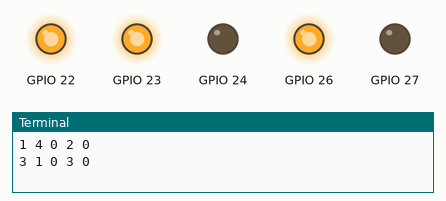
This program was run on a simulated Raspberry Pi (BCM pin numbers). Parts: output pins drawn as LEDs (lit = HIGH), the last lines printed to the terminal. Random numbers come from a fixed seed.

Above: at 0.36 s.
At 4.85 s:
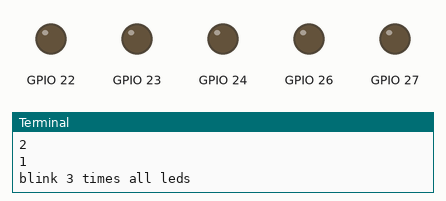
At 11.42 s:
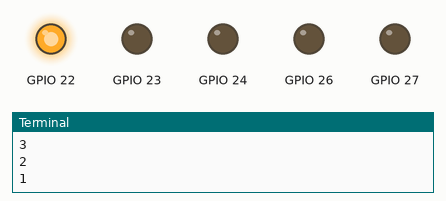
At 20.4 s:
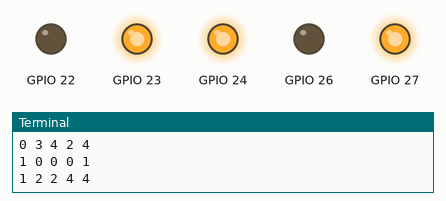
At 29.63 s:
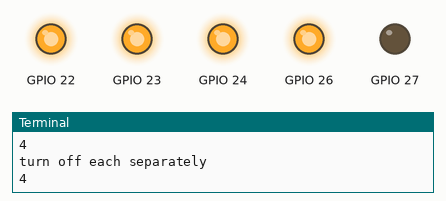
At 38.92 s:
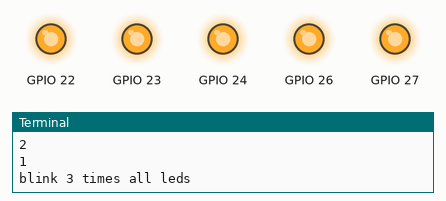
Timing chart, 0 to 40.0 s (numbered marks = the images above):
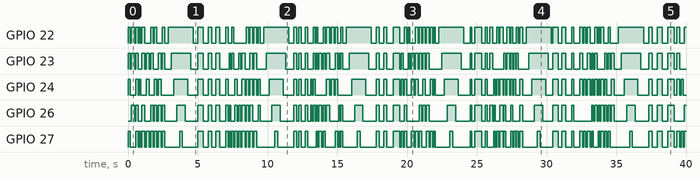

The program:

flashingLedBoard.py
```python
from gpiozero import LEDBoard
from time import sleep
from signal import pause
import random

#leds = LEDBoard(22,23,24,26,27, pwm=True)

ledPins = [22, 23, 24, 26, 27]
leds = LEDBoard(*ledPins)

try:
    while True:
        for x in range(10):
            a = random.randint(0,4)
            b = random.randint(0,4)
            c = random.randint(0,4)
            d = random.randint(0,4)
            e = random.randint(0,4)
            print(a, b, c, d, e)
            leds.on(a, b, c, d, e)
            sleep(random.uniform(0.1, 0.25))
            leds.off(a, b, c, e, d)
            sleep(random.uniform(0.05, 0.1))
        print("end of cycle")
        sleep(0.2)
        print("turn on each separately")
        for x in range(5):
            print(x)
            leds.toggle(x)
            sleep(0.2)
        print("turn off each separately")
        for y in range(4, 0, -1):
            print(y)
            leds.toggle(y)
            sleep(0.2)
        leds.off()
        print("blink 3 times all leds")
        for x in range(3):
            sleep(random.uniform(0.1, 0.5))
            leds.on()
            sleep(random.uniform(0.1, 0.5))
            leds.off()
        sleep(random.uniform(0.1, 0.5))

except KeyboardInterrupt:
    # Clean up GPIO on script interruption
    leds.off()
    leds.close()
    print("end of code")
```
